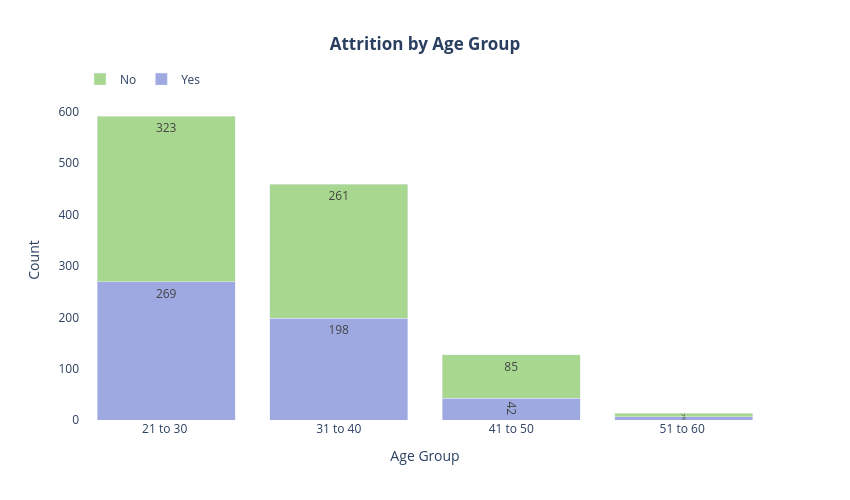

The code cell stored with this chart in its notebook:
### Markdown cell above
Key Insights

majority one gender approximately 57% with the other representing roughly 43%, indicating a noticeable gender imbalance

### Code cell
age_attr = (
    df.groupby(["Age", "Attrition"])
    .size()
    .unstack(fill_value=0)
    .reset_index()
)

fig = go.Figure()

# Attrition = Yes
fig.add_trace(go.Bar(
    x=age_attr["Age"],
    y=age_attr["Yes"],
    name="Yes",
    marker_color="#9DA9E0",
    text=age_attr["Yes"],
    textposition="inside"
))

# Attrition = No
fig.add_trace(go.Bar(
    x=age_attr["Age"],
    y=age_attr["No"],
    name="No",
    marker_color="#A8D88F",
    text=age_attr["No"],
    textposition="inside"
))

fig.update_layout(
    barmode="stack",
    title={
        "text": "<b>Attrition by Age Group</b>",
        "x": 0.5,
        "xanchor": "center"
    },
    xaxis_title="Age Group",
    yaxis_title="Count",
    legend=dict(
        orientation="h",
        yanchor="bottom",
        y=1.02,
        xanchor="left",
        x=0
    ),
    width=850,
    height=500,
    plot_bgcolor="white"
)

fig.show()

### Figure 1 — Plotly figure (JSON) as saved in the notebook; plotly's stock layout.template omitted (floating-point values rounded to 4 significant figures)
{"data": [{"marker": {"color": "#9DA9E0"}, "name": "Yes", "text": [269.0, 198.0, 42.0, 6.0], "textposition": "inside", "type": "bar", "x": ["21 to 30 ", "31 to 40", "41 to 50", "51 to 60 "], "y": [269, 198, 42, 6]}, {"marker": {"color": "#A8D88F"}, "name": "No", "text": [323.0, 261.0, 85.0, 7.0], "textposition": "inside", "type": "bar", "x": ["21 to 30 ", "31 to 40", "41 to 50", "51 to 60 "], "y": [323, 261, 85, 7]}], "layout": {"barmode": "stack", "height": 500, "legend": {"orientation": "h", "x": 0, "xanchor": "left", "y": 1.02, "yanchor": "bottom"}, "plot_bgcolor": "white", "title": {"text": "<b>Attrition by Age Group</b>", "x": 0.5, "xanchor": "center"}, "width": 850, "xaxis": {"title": {"text": "Age Group"}}, "yaxis": {"title": {"text": "Count"}}}}
